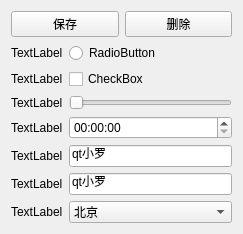
<?xml version="1.0" encoding="UTF-8"?>
<ui version="4.0">
 <class>Form</class>
 <widget class="QWidget" name="Form">
  <property name="geometry">
   <rect>
    <x>0</x>
    <y>0</y>
    <width>243</width>
    <height>221</height>
   </rect>
  </property>
  <property name="windowTitle">
   <string>Form</string>
  </property>
  <layout class="QVBoxLayout" name="verticalLayout">
   <item>
    <layout class="QHBoxLayout" name="horizontalLayout">
     <item>
      <widget class="QPushButton" name="pushButton">
       <property name="text">
        <string>保存</string>
       </property>
      </widget>
     </item>
     <item>
      <widget class="QPushButton" name="pushButton_2">
       <property name="text">
        <string>删除</string>
       </property>
      </widget>
     </item>
    </layout>
   </item>
   <item>
    <layout class="QFormLayout" name="formLayout">
     <item row="0" column="0">
      <widget class="QLabel" name="label">
       <property name="text">
        <string>TextLabel</string>
       </property>
      </widget>
     </item>
     <item row="0" column="1">
      <widget class="QRadioButton" name="radioButton">
       <property name="text">
        <string>RadioButton</string>
       </property>
      </widget>
     </item>
     <item row="1" column="0">
      <widget class="QLabel" name="label_2">
       <property name="text">
        <string>TextLabel</string>
       </property>
      </widget>
     </item>
     <item row="1" column="1">
      <widget class="QCheckBox" name="checkBox">
       <property name="text">
        <string>CheckBox</string>
       </property>
      </widget>
     </item>
     <item row="2" column="0">
      <widget class="QLabel" name="label_3">
       <property name="text">
        <string>TextLabel</string>
       </property>
      </widget>
     </item>
     <item row="2" column="1">
      <widget class="QSlider" name="horizontalSlider">
       <property name="orientation">
        <enum>Qt::Horizontal</enum>
       </property>
      </widget>
     </item>
     <item row="3" column="0">
      <widget class="QLabel" name="label_4">
       <property name="text">
        <string>TextLabel</string>
       </property>
      </widget>
     </item>
     <item row="3" column="1">
      <widget class="QTimeEdit" name="timeEdit"/>
     </item>
     <item row="4" column="0">
      <widget class="QLabel" name="label_5">
       <property name="text">
        <string>TextLabel</string>
       </property>
      </widget>
     </item>
     <item row="4" column="1">
      <widget class="QLineEdit" name="lineEdit">
       <property name="text">
        <string>qt小罗</string>
       </property>
      </widget>
     </item>
     <item row="5" column="0">
      <widget class="QLabel" name="label_6">
       <property name="text">
        <string>TextLabel</string>
       </property>
      </widget>
     </item>
     <item row="5" column="1">
      <widget class="QLineEdit" name="lineEdit_2">
       <property name="text">
        <string>qt小罗</string>
       </property>
      </widget>
     </item>
     <item row="6" column="0">
      <widget class="QLabel" name="label_7">
       <property name="text">
        <string>TextLabel</string>
       </property>
      </widget>
     </item>
     <item row="6" column="1">
      <widget class="QComboBox" name="comboBox">
       <item>
        <property name="text">
         <string>北京</string>
        </property>
       </item>
       <item>
        <property name="text">
         <string>上海</string>
        </property>
       </item>
       <item>
        <property name="text">
         <string>广州</string>
        </property>
       </item>
       <item>
        <property name="text">
         <string>成都</string>
        </property>
       </item>
      </widget>
     </item>
    </layout>
   </item>
  </layout>
 </widget>
 <resources/>
 <connections/>
</ui>
